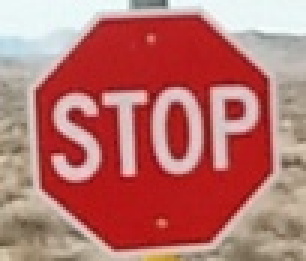
#> input picture its_subsets/pure/client_0/class_0/stop_signs2.jpg, 102 x 87 px, found by its file name (shown 3 times larger); its folder holds only this picture in this run
$ python decolorize_image.py
#> lines starting #> are read from the running program, lines starting #| are printed output that depends on the picture
import os

from PIL import Image


def decolorize_image(image_path, output_path):
    """Convert a single image to grayscale."""
    with Image.open(image_path) as img:
#> img is the input picture: PIL image 102x87 RGB; mean R, G, B 185, 113.2, 109
        gray_img = img.convert("L")
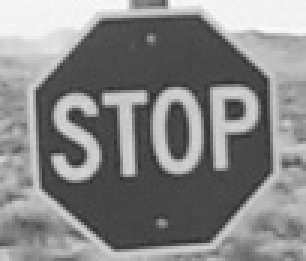
#> gray_img: PIL image 102x87 L (shown 3 times larger); min 47, max 253, mean 134.2
        rgb_gray_img = gray_img.convert("RGB")
        rgb_gray_img.save(output_path)


def decolorize_images_in_folder(input_folder, output_folder):
    """Convert all images in folder to grayscale"""
    if not os.path.exists(output_folder):
        os.makedirs(output_folder)

    for filename in os.listdir(input_folder):
        if filename.endswith((".png", ".jpg", ".jpeg")):
            image_path = os.path.join(input_folder, filename)
            output_path = os.path.join(output_folder, filename)
            decolorize_image(image_path, output_path)


for i in range(12):
    for label in ("class_0", "class_1"):
        decolorize_images_in_folder(
            f"../../its_subsets/pure/client_{i}/{label}",
            f"../../its_subsets/grayscale_flip_100_100/client_{i}/{label}",
        )
